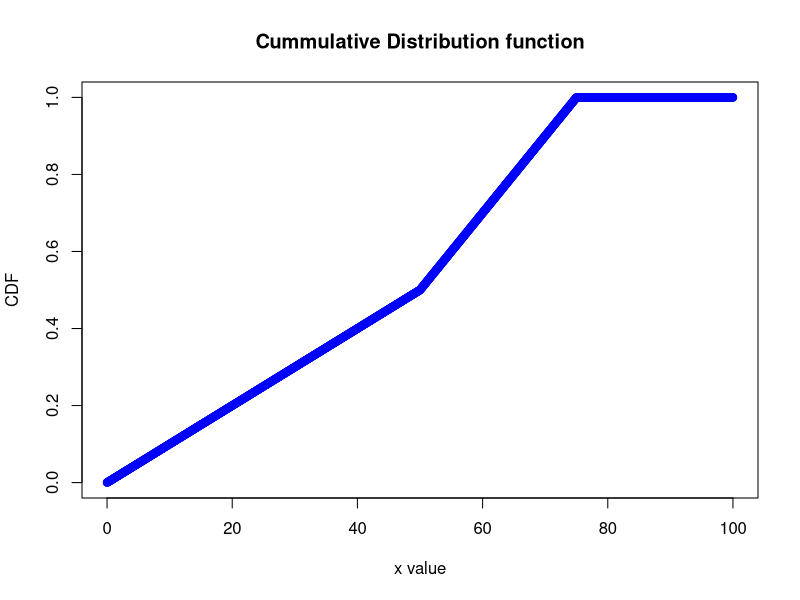
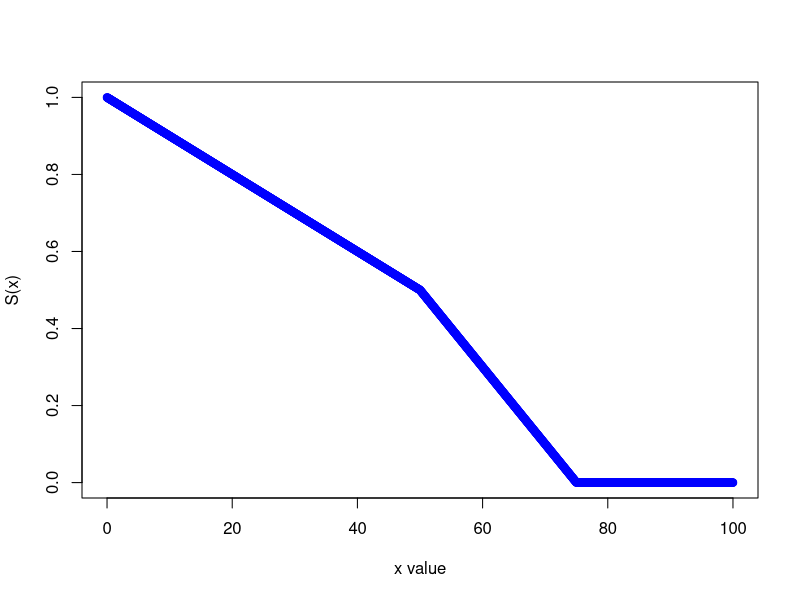
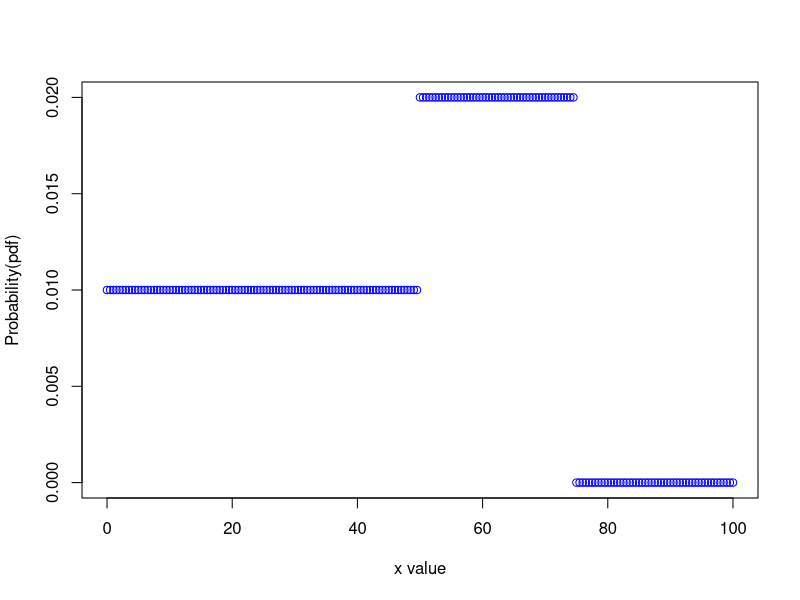
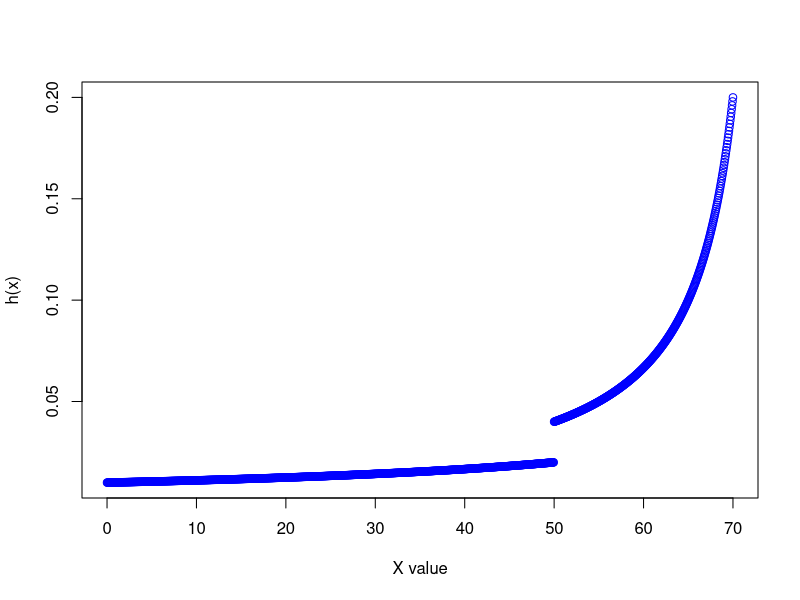

The R source for these figures, in order:
# now we want to ploting the Model 4
F_x5 = function(x){
  if((0 <= x) & (x< 50)){
    prob = 0.01 *x
  }
  if((50 <= x) &(x <75)){
    prob = (0.02 * x ) - 0.5
  }
  if(x >=75){
    prob = 1
  }
  return(prob)
}
#please enter your number (input) as x:
x = 50
F_x5(x)

#for example we have S as support or frre point:
S = seq(0 , 100 , 0.05)
w = c()
k = 1
for(i in S){
  w[k] = F_x5(i)
  k = k+1
}
plot(x = S , y = w , col = "blue" , type = "p" , main = "Cummulative Distribution function" , 
     xlab = "x value" , ylab = "CDF")

# for making a survial function of X we have:
S_x5 = function(x){
  prob = 1 - F_x5(x)
  return(prob)
}
x = 50
S = seq(0 , 100 , 0.05)
S_x5(x)
q = c()
k = 1
for(i in S){
  q[k] = S_x5(i)
  k = k+1
}
plot(x = S , y = q, col = "blue" , type = "p" , xlab = "x value" , ylab = "S(x)")


# for making a probability density function we have:
f_x5 = function(x){
  if((0 <= x) & (x< 50)){
    prob = 0.01
  }
  if((50 <= x) & (x< 75)){
    prob = 0.02
  }
  if(x>=75){
    prob = 0
  }
  return(prob)
}

x = 50
S = seq(0 , 100 , 0.5 )
f_x5(x)

e = c()
k = 1
for(i in S){
  e[k] = f_x5(i)
  k = k+1
}

plot( x = S , y = e  , xlab = "x value" , ylab = "Probability(pdf)"  , type = "p" , col = "blue")



# for plotting the hazard rate function of model 4 we have:

h_x5 = function(x){
  if((0 <= x) & (x< 50)){
    hr =(f_x5(x)/S_x5(x))
  }
  if((50 <= x) & (x< 75)){
    hr =(f_x5(x)/S_x5(x))
  }
  if(x>=75){
    hr =(f_x5(x)/S_x5(x))
  }
  return(hr)
}


x = 50
S = seq(0 ,70 , 0.05 )
h_x5(x)

t = c()
k = 1
for(i in S){
  t[k] = h_x5(i)
  k = k+1
}

plot( x = S , y = t   , xlab = "X value" , ylab = "h(x)"  ,
      type = "p" , col = "blue")

